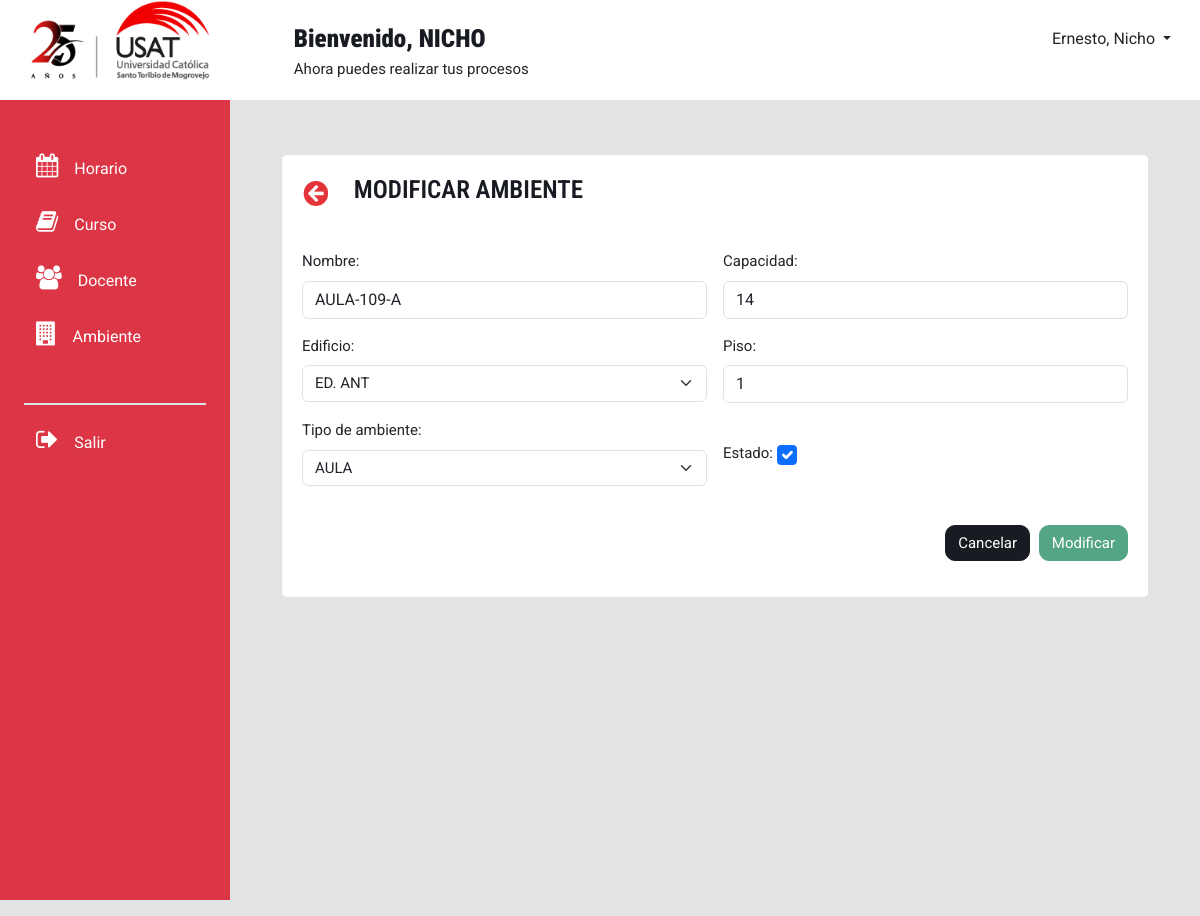
Screenshot of /modificarAmbiente/29/ with the database file from the repository.
### modulo_ambiente/models.py (models this page shows, shortened)
class ambiente(models.Model):
    nombre_ambiente = models.CharField(max_length=30)
    capacidad_ambiente = models.PositiveSmallIntegerField(default=15)
    estado_ambiente = models.CharField(max_length=1, choices=(('D', 'Disponible'), ('O', 'Ocupado'),('M', 'Mantenimiento')))
    piso = models.PositiveSmallIntegerField(default=1)
    FKedificio  = models.ForeignKey(edificio, on_delete=models.CASCADE, verbose_name='Edificio')
    FKtipo_ambiente = models.ForeignKey(tipo_ambiente, on_delete=models.CASCADE, verbose_name='Tipo de Ambiente')
    class Meta:
        verbose_name_plural="Ambiente"

class edificio( models.Model):
    nombre_edificio = models.CharField(max_length=100)
    def __str__(self):
        return self.nombre_edificio
    class Meta:
        verbose_name_plural="Edificio"

class tipo_ambiente(models.Model):
    tipo_de_ambiente = models.CharField(max_length=30)
    descripcion = models.CharField(max_length=50)
    def __str__(self):
        return self.tipo_de_ambiente
    class Meta:
        verbose_name_plural="Tipo de ambiente"

### modulo_ambiente/views.py (the view, shortened to what this page needs)
# urls.py: path('modificarAmbiente/<int:ambiente_id>/', views.modificar_ambiente, name='modificarAmbiente'),
def modificar_ambiente(request, ambiente_id):
    df = ambiente.objects.get(id=ambiente_id)
    datosenviar=[]
    datosenviar.append((df.nombre_ambiente, df.capacidad_ambiente, df.piso, df.FKedificio, df.FKtipo_ambiente, df.estado_ambiente))
    ambs=obtener_edificios()
    tps= obtener_tipo_ambiente()
    return render(request, 'modificarAmbiente.html', {'docente': datosenviar,'ambs':ambs,'tpas':tps})

### modulo_ambiente/views.py (called while the page is built)
def obtener_tipo_ambiente():
    tpas= tipo_ambiente.objects.all();
    enviar=[]
    for tp in tpas:
        nombre= tp.tipo_de_ambiente
        enviar.append((nombre))
    return enviar

def obtener_edificios():
    tpas= edificio.objects.all();
    enviar=[]
    for tp in tpas:
        nombre= tp.nombre_edificio
        enviar.append((nombre))
    return enviar

### modulo_ambiente/templates/modificarAmbiente.html (shortened to what this page needs)
<!DOCTYPE html>
<html lang="en">
<head>
    <link rel="stylesheet" href="https://cdnjs.cloudflare.com/ajax/libs/bootstrap/5.3.3/css/bootstrap.min.css"
 />
    <link rel="stylesheet" href="https://maxcdn.bootstrapcdn.com/font-awesome/4.7.0/css/font-awesome.min.css">
  </head>
  <body style="background-color: #E2E3E5;">
    <div class="container-fluid p-0 m-auto">
      <div class="caja" style="height: 100px; background-color: white;">
        <div class="row">
          <div class="col1" style="margin-left: 30px;">
            <a class="navbar-brand" href="/inicio">
              <img style="width: 180px; height: 80px;"
                src="/static/iconos/logo_usat25.png" alt="Logo usat">
            </a>
          </div>
          <div class="col2" style="padding: 20px; text-align: left; margin-left: 60px;">
            <h7> <strong> Bienvenido, NICHO </strong> <br> </h7>
            <p>Ahora puedes realizar tus procesos</p>
          </div>
          <div class="col3" style="padding: 20px; text-align: right;">
            <button class="btn dropdown-toggle" type="button" data-bs-toggle="dropdown" aria-expanded="false">
              Ernesto, Nicho
            </button>
          </div>
        </div>
      </div>
      <div class="container-fluid overflow-hidden">
        <div class="row vh-100 overflow-auto">
          <div id="sidebar" class="collapse collapse-horizontal show col-12 col-sm-3 col-xl-2 px-sm-2 px-0 bg-danger" style="width: 230px;">
            <div id="sidebar-nav" class="flex-sm-column flex-row flex-grow-1 align-items-center align-items-sm-start px-3 pt-2 text-white sticky-top">
              <ul class="nav nav-pills flex-sm-column flex-row flex-nowrap flex-shrink-1 flex-sm-grow-0 flex-grow-1 mb-sm-auto mb-0 justify-content-center align-items-center align-items-sm-start" id="menu">
                <div class="mt-3">
                  <br>
                  <a class="btn shadow-none border-0 text-white" data-bs-toggle="collapse" href="#menuHorario" role="button" aria-expanded="false" aria-controls="menuHorario">
                    <i class="fs-4 my-0 py-0 fa fa-calendar me-2"></i><span class="my-auto ms-2 d-none d-sm-inline text-white">Horario</span>
                  </a>
                </div>
                <div class="mt-3">
                  <a class="btn shadow-none border-0 text-white" data-bs-toggle="collapse" href="#menuCurso" role="button" aria-expanded="false" aria-controls="menuCurso">
                    <i class="fs-4 my-0 py-0 fa fa-book me-2"></i><span class="my-auto ms-2 d-none d-sm-inline text-white">Curso</span>
                  </a>
                </div>
                <div class="mt-3">
                  <a class="btn shadow-none border-0 text-white" data-bs-toggle="collapse" href="#menuDocente" role="button" aria-expanded="false" aria-controls="menuDocente">
                    <i class="fs-4 my-0 py-0 fa fa-users me-2"></i><span class="my-auto ms-2 d-none d-sm-inline text-white">Docente</span>
                  </a>
                </div>
                <div class="mt-3">
                  <a class="btn shadow-none border-0 text-white" data-bs-toggle="collapse" href="#menuAmbiente" role="button" aria-expanded="false" aria-controls="menuAmbiente">
                    <i class="fs-4 my-0 py-0 fa fa-building me-2"></i><span class="my-auto ms-2 d-none d-sm-inline text-white">Ambiente</span>
                  </a>
                </div>
                <hr class="solid w-100 d-flex h-100 border border-1 bg-white dropdown-divider mt-5" color="white">
                <div class="mt-3 mb-3">
                  <a class="btn shadow-none border-0 pb-3 text-white" href="#" role="button">
                    <i class="fs-4 my-0 py-0 fa fa-sign-out me-2"></i><span class="my-auto ms-2 d-none d-sm-inline text-white">Salir</span>
                  </a>
                </div>
              </ul>
            </div>
          </div>
          <div class="col d-flex flex-column h-sm-100">
            <main class="row overflow-auto">
              <div class="container-fluid col">
                <div class="px-lg-2 mx-lg-2 py-0 my-0">
                  <div class="container-fluid m-0 p-0">
                    <div class="row align-items-center mx-0 px-0" style="overflow-x: hidden; margin-top: 35px;">
                      <div class="container justify-content-center">
                        <div class="container">
                          <div id="contenedorSub" style=" padding: 20px; background-color: white; margin-top: 20px; height: auto; border-radius: 5px; ">
                            <div class="box-tittle">
                                <button type="button" class="regresarBtn">
                                  <a href="{% url 'gestionarAmbiente' %}"><img id="closeicon" src="/static/iconos/regresar.PNG" width="32px" height="27px"></a>
                                </button>
                                <h3 id="titulo" style="margin-left: 20px; display: inline;">MODIFICAR AMBIENTE</h3>
                            </div>
                          <br>
                          <br>
                          <form class="row g-3" method="post" autocomplete="off">
                            <div class="col-md-6">
                                <label for="nombre" class="form-label">Nombre:</label>
                                <input type="text" class="form-control" id="nombre" name="nombre"  style="text-transform:uppercase;" value="{{docente.0.0}}"  onkeyup="javascript:this.value=this.value.toUpperCase();" required>
                            </div>
                            <div class="col-md-6">
                                <label for="capacidad" class="form-label">Capacidad:</label>
                                <input type="number" class="form-control" id="capacidad" name="capacidad" value="{{docente.0.1}}">
                            </div>
                            <div class="col-md-6">
                                <label for="edificio" class="form-label">Edificio:</label>
                                <select class="form-select" id="edificio" name="edificio" style="font-size: 15px;"  required>
                                    {% for am in ambs %}
                                    <option value="{{ am }}">{{ am }}
                                    </option>
                                    {% endfor %}
                                  </select>
                            </div>
                            <div class="col-md-6">
                              <label for="piso" class="form-label">Piso:</label>
                              <input type="number" class="form-control" id="piso" name="piso" value="{{docente.0.2}}" required>
                          </div>
                            <div class="col-md-6">
                                <label for="tipoambiente" class="form-label">Tipo de ambiente:</label>
                                <select class="form-select" id="tipoambiente" name="tipoambiente" style="font-size: 15px;"  required>
                                  {% for ta in tpas %}
                                  <option value="{{ ta }}">{{ ta }}
                                  </option>
                                  {% endfor %}
                                </select>
                            </div>
                            <div class="col-md-6">
                              <br>
                              <label class="form-check-label" for="estado">Estado: </label>
                              <input type="checkbox" class="form-check-input" id="estado" name="estado"
                                  {% if docente.0.5 == 'D' %} checked {% endif %} style="height: 20px; width: 20px;">
                            </div>
                              <div class="col-12" style="text-align: right;">
                                <br>
                                <button class="btnCancel" style="margin-right: 5px;" onclick="window.location.href='{% url 'gestionarAmbiente' %}'">Cancelar</button>
                                <button type="submit" class="btnVer">Modificar</button>
                              </div>
                          </form>
                        </div>
                        </div>
                      </div>
                    </div>
              </div>
            </main>
          </div>
        </div>
      </div>
    </div>
</html>

### modulo_ambiente/templates/modificarAmbiente.html (style rules this page uses)
body { font-family: "Roboto", sans-serif; background-color: #e8ebf1; font-size: 15px; overflow-y: hidden; overflow-x: hidden; }
h1, h2, h3, h4, h5, h6, h7 { font-family: "Roboto Condensed", sans-serif; color: #181B22; font-size: 25px; font-weight: 600; }
.caja { padding: 0px; width: 100%; margin: 0px; }
.row { margin-bottom: 1rem; }
.col1, .col3 { width: 16%; }
.col2 { width: 60%; }
.btnVer { background-color: #54A585; border: 1px solid transparent; border-color: #54A585; border-radius: 10px; color: #fff; padding: 0.375rem 0.75rem; font-size: 15px; text-align: center; }
a { text-decoration: none; }
.regresarBtn { background-color: white; border: None; margin: -8px; display: inline; }
.btnCancel { background-color: #181B22; border: 1px solid transparent; border-color: #181B22; border-radius: 10px; color: #fff; padding: 0.375rem 0.75rem; font-size: 15px; text-align: center; }

### rows the page displays
ambiente: nombre "AULA-109-A"
edificio: edificio "ED. ANT"
tipo_ambiente: tipoambiente "AULA"
